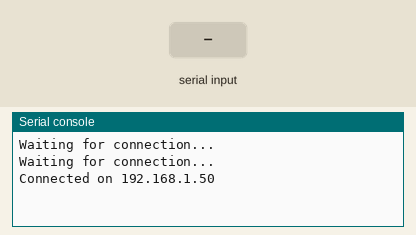
The program below on a simulated MicroPython board. On the bench: the last lines printed to the serial console. The test bench sets the inputs (shaded band). WiFi joins after 1.5 s; requests to the public web service named in the program get a made-up reply in its usual format after 0.4 s (London, UTC, broken clouds, 64 % humidity, 1013 hPa unless stated).

Above: at 3.2 s.
3.3 s: "5\n" received over the second serial link
At 4.5 s:
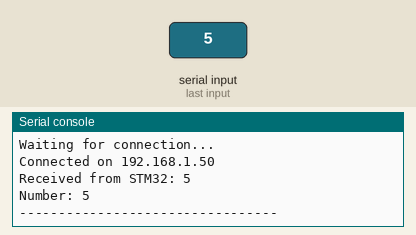
4.8 s: "90\n" received over the second serial link
At 5.06 s:
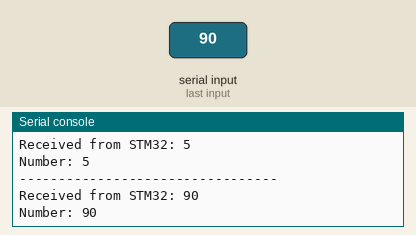

The program:

ULTIMATE.py
```python
import network
import urequests
import random
from machine import UART, Pin
from time import sleep

# Network Initialization
ssid = "MN"
password = "23456789011"

def thisp():
    if num != 841:
          url = f"{server}/update?api_key={apikey}&field{field}={num}"
          request = urequests.post(url)
          request.close()


def ConnectWiFi():
    wlan = network.WLAN(network.STA_IF)
    wlan.active(True)
    wlan.connect(ssid, password)
    while not wlan.isconnected():
        print('Waiting for connection...')
        sleep(1)
    ip = wlan.ifconfig()[0]
    print(f'Connected on {ip}')
    return ip

# Connect to Network
ip = ConnectWiFi()

# ThingSpeak Initialization
server = "http://api.thingspeak.com"
apikey = "M2KU0P5FSRQCESQZ" # Z6L2CIQQHO4C6DTQ
field = 1

uart = UART(0, baudrate=9600, rx=Pin(1))

while True:
    if uart.any():
        #data = uart.read().decode('utf-8', 'ignore').strip()  # <- safe decode
        data = uart.readline().decode('utf-8', 'ignore').strip()
        print(f"Received from STM32: {data}")
        #uart.write(f"Echo: {data}\n")
        num=int(data)
        print(f"Number: {num}")
        thisp()
       # if num != 841:
          #  url = f"{server}/update?api_key={apikey}&field{field}={num}"
          #  request = urequests.post(url)
           # request.close()
        print("---------------------------------")
    sleep(0.1)
```

Measured:
- after the input at 3.3 s, the serial console: prints a new line at once (image 1)
- after the input at 4.8 s, the serial console: prints a new line at once (image 2)
